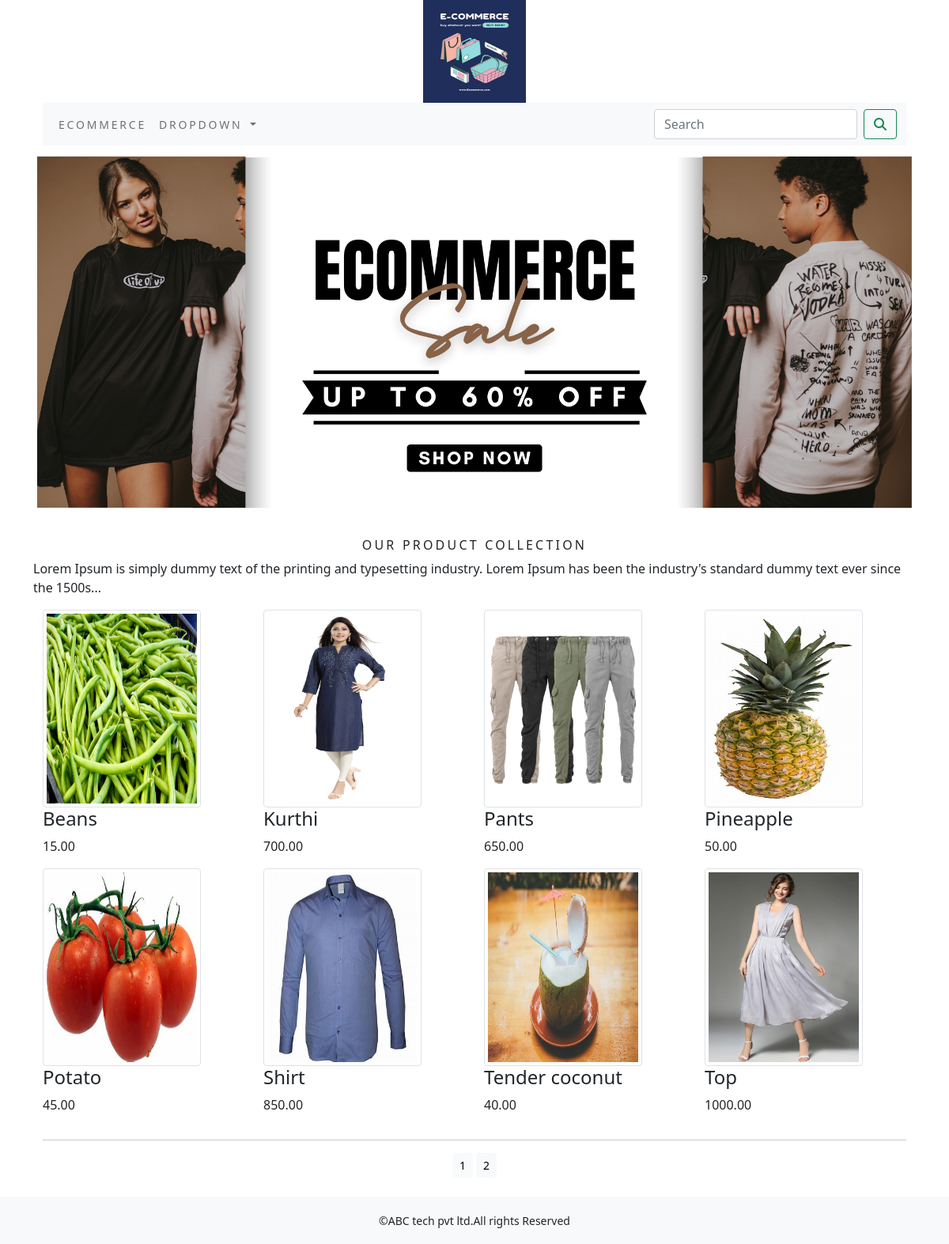
The app's page /shop/ with its own data.
### Ecommerceapp/models.py (models this page shows)
class Products(models.Model):
    name=models.CharField(max_length=250,unique=True)
    slug = models.SlugField(max_length=250, unique=True)
    description = models.TextField(blank=True)
    price = models.DecimalField(max_digits=10,decimal_places=2)
    category=models.ForeignKey(Category,on_delete=models.CASCADE)
    image = models.ImageField(upload_to='product', blank=True)
    stock=models.IntegerField()
    available=models.BooleanField(default=True)
    created=models.DateTimeField(auto_now_add=True)
    updated=models.DateTimeField(auto_now_add=True)
    def get_url(self):
        return reverse('Ecommerceapp:productCatdetail',args=[self.category.slug,self.slug])
    class Meta:
        ordering = ('name',)
        verbose_name = 'product'
        verbose_name_plural = 'products'

### Ecommerceapp/views.py (the view)
# urls.py: path('',views.allprocat,name='allprocat'),
def allprocat(request,c_slug=None):
    c_page=None
    products_list=None
    if c_slug!=None:
        c_page=get_object_or_404(Category,slug=c_slug)
        products_list=Products.objects.filter(category=c_page,available=True)
    else:
        products_list=Products.objects.all().filter(available=True)
    paginator=Paginator(products_list,8)
    try:
        page=int(request.GET.get('page','1'))
    except:
        page=1
    try:
        products=paginator.page(page)
    except(EmptyPage,InvalidPage):
        products=paginator.page(paginator.num_pages)
    return render(request,"category.html",{'category':c_page,'products':products})

### Ecommerceapp/context_processors.py (called while the page is built)
def menu_links(request):
    links=Category.objects.all()
    return dict(links=links)

### Ecommerceapp/models.py (called while the page is built)
    def get_url(self):
        return reverse('Ecommerceapp:products_by_category',args=[self.slug])

### cart/context_processors.py (called while the page is built)
def counter(request):
    item_count=0
    if 'admin' in request.path:
        return {}
    else:
        try:
            cart=cart=Cart.objects.filter(cart_id=__cart_id(request))
            car_items=CartItem.objects.all().filter(cart=cart[:1])
            for cart_item in car_items:
                item_count += cart_item.quantity
        except Cart.DoesNotExist:
            item_count=0
    return dict(item_count=item_count)

### cart/views.py (called while the page is built)
def __cart_id(request):
    cart=request.session.session_key
    if not cart:
        cart=request.session.create()
    return cart

### templates/category.html (shortened to what this page needs)
{% extends 'base.html' %}
{% load static %}
{% block content %}
{% if category %}
    <div>
        <div class="row my_row_class">
            <div class="mx_auto">
                <p><a href="{% url 'Ecommerceapp:allprocat' %}" class="nav-item">Our product collection</a></p>
            </div>
        </div>
    </div>
    <div class="mx_auto">
        <img class="my_image" src="{{category.image.url}}" alt="{{category.name}}">
    </div>
    <br>
    <div>
        <h1 class="text-center my_title">{{category.name}}</h1>
        <p class="text-justify">{{category.description}}</p>
    </div>
{% else %}
    <div>
        <img class="my_image my_image_padding" src="{% static 'img/banner1.png' %}" alt="Our product">
    </div>
    <br>
    <div>
        <h1 class="text-center my_title">Our Product Collection</h1>
        <p class="text-justify">Lorem Ipsum is simply dummy text of the printing and typesetting industry. Lorem Ipsum has been the industry's standard dummy text ever since the 1500s...</p>
    </div>
{% endif %}
<div class="container">
<div class="row">
        {% for product in products.object_list %}
            <div class="col-md-3">
                <div>
                    <a href="{{product.get_url}}">
                        <img class="img-thumbnail" style="width:200px;height:250px;" src="{{product.image.url}}" alt="{{product.name}}"></a>
                    <div>
                        <h4>{{product.name}}</h4>
                        <p>{{product.price}}</p>
                    </div>
                </div>
                </div>
        {% endfor %}
</div>
    <div class="mx-auto">
        {% if products.paginator.num_pages > 1 %}
        <hr>
        <div class="text-center">
            {% for pg in products.paginator.page_range %}
            <a href="?page={{pg}}"  class="btn btn-light btn-sm {% if products.number == pg %} active {% endif %}">{{pg}}</a>
            {% endfor %}
        </div>
        {% endif %}
    </div>
    <br>
</div>
{% endblock %}

### templates/base.html (shortened to what this page needs)
{% load static %}
<!DOCTYPE html>
<html lang="en">
<head>
    <link rel="stylesheet" href="{% static 'css/custom.css' %}">
    <link href="{% static 'css/bootstrap.min.css' %}" rel="stylesheet">
    <link rel="stylesheet" href="https://cdnjs.cloudflare.com/ajax/libs/font-awesome/6.5.2/css/all.min.css">
</head>
<body>
<div class="container">
{% include 'header.html' %}
{% include 'navbar.html' %}
{% block content %}
{% endblock %}
</div>
{% include 'footer.html' %}
</body>
</html>

### templates/header.html
{% load static %}
<header>
<center>
  <a href="{% url 'Ecommerceapp:allprocat' %}">
    <img src="{% static 'img/logo1.png' %}" alt="logimage" width="130px;" height="130px;">
  </a>
  </center>
  </header>

### templates/navbar.html (shortened to what this page needs)
  <div class="container">
<nav class="navbar navbar-expand-lg navbar-light bg-light">
  <div class="container-fluid">
    <div class="collapse navbar-collapse" id="navbarSupportedContent">
      <ul class="navbar-nav me-auto mb-2 mb-lg-0">
        <li class="nav-item">
          <a class="nav-link" href="#">Ecommerce</a>
        </li>
        <li class="nav-item dropdown {% if 'Ecommerceapp' in request.path %}active{% endif %}">
          <a class="nav-link dropdown-toggle" href="#" id="navbarDropdown" role="button" data-bs-toggle="dropdown" aria-expanded="false">
            Dropdown
          </a>
        </li>
      </ul>
      <form class="d-flex" action="{% url 'searchapp:search' %}" method="get">
        <input class="form-control me-2" type="search" placeholder="Search" name="q" aria-label="Search">
        <button class="btn btn-outline-success" type="submit"><i class="fa-solid fa-magnifying-glass"></i></button>
      </form>
    </div>
  </div>
</nav>
</div>

### templates/footer.html
<div class="footer navbar-fixed-bottom my_footer">
    <p class="text-center">&copy;ABC tech pvt ltd.All rights Reserved</p>
</div>

### static/css/custom.css (style rules this page uses)
.nav-item { letter-spacing: .2em; font-size: 14px; text-transform: uppercase; }
.my_footer { background-color: #f8f9fa; height: 60px; }
.my_footer p { padding-top: 20px; font-size: 14px; }
.my_title { font-size: 16px; text-transform: uppercase; letter-spacing: .2em; }
.my_image { width: 100%; height: auto; }
.my_image_padding { padding: 5px; }

### records on screen
Products: image (picture), name "Beans", price "15.00"
Products: image (picture), name "Kurthi", price "700.00"
Products: image (picture), name "Pants", price "650.00"
Products: image (picture), name "Pineapple", price "50.00"
Products: image (picture), name "Potato", price "45.00"
Products: image (picture), name "Shirt", price "850.00"
Products: image (picture), name "Tender coconut", price "40.00"
Products: image (picture), name "Top", price "1000.00"

### other values on screen
{{ pg }} "1" "2"
